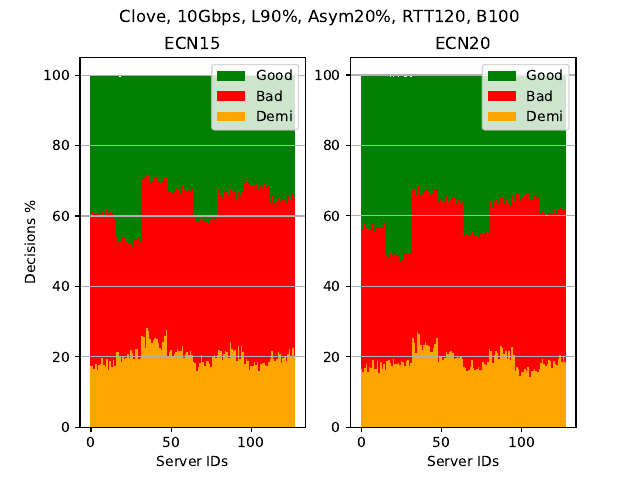

The script that saved this image:
import numpy as np
import matplotlib.pyplot as plt
from numpy import genfromtxt
import sys

fig, (ax1, ax2) = plt.subplots(1, 2)

my_data = genfromtxt('Clove_10G_0.9_ECN15.csv', delimiter=' ', skip_header=1)
data=np.array(my_data).transpose()

# A = np.array([5., 30., 45., 22.])
# B = np.array([5., 25., 50., 20.])
# C = np.array([1.,  2.,  1.,  1.])
X = np.arange(128)

proportion_good	= np.true_divide(data[1], data[0]) * 100
proportion_bad	= np.true_divide(data[2], data[0]) * 100
proportion_demi	= np.true_divide(data[3], data[0]) * 100

# plt.bar(X, data[1], color = 'green', label='Good')
# plt.bar(X, data[2], color = 'red', label='Bad')
# plt.bar(X, data[3], color = 'orange', label='Demi')

ax1.bar(X, proportion_good, color = 'green', label='Good',bottom=proportion_bad+proportion_demi, width=1.0)
ax1.bar(X, proportion_bad, color = 'red', label='Bad',bottom=proportion_demi, width=1.0)
ax1.bar(X, proportion_demi, color = 'orange', label='Demi', width=1.0)
ax1.set_title('ECN15')
ax1.set_xlabel("Server IDs")
ax1.set_ylabel("Decisions %")
ax1.legend(loc="upper right")
ax1.grid(axis='y')
# plt.gca().yaxis.grid(True)



my_data = genfromtxt('Clove_10G_0.9_ECN20.csv', delimiter=' ', skip_header=1)
data=np.array(my_data).transpose()

X = np.arange(128)

proportion_good	= np.true_divide(data[1], data[0]) * 100
proportion_bad	= np.true_divide(data[2], data[0]) * 100
proportion_demi	= np.true_divide(data[3], data[0]) * 100

# plt.bar(X, data[1], color = 'green', label='Good')
# plt.bar(X, data[2], color = 'red', label='Bad')
# plt.bar(X, data[3], color = 'orange', label='Demi')

ax2.bar(X, proportion_good, color = 'green', label='Good',bottom=proportion_bad+proportion_demi, width=1.0)
ax2.bar(X, proportion_bad, color = 'red', label='Bad',bottom=proportion_demi, width=1.0)
ax2.bar(X, proportion_demi, color = 'orange', label='Demi', width=1.0)
ax2.set_title('ECN20')
ax2.set_xlabel("Server IDs")
# ax2.set_ylabel("Decisions %")
ax2.legend(loc="upper right")
ax2.grid(axis='y')

# ax2.gca().yaxis.grid(True)
# plt.xticks(X, X)
# plt.gca().yaxis.grid(True)


fig.suptitle("Clove, 10Gbps, L90%, Asym20%, RTT120, B100")
plt.savefig("Clove_10G_0.9_ECN15-20.pdf")

# plt.show()